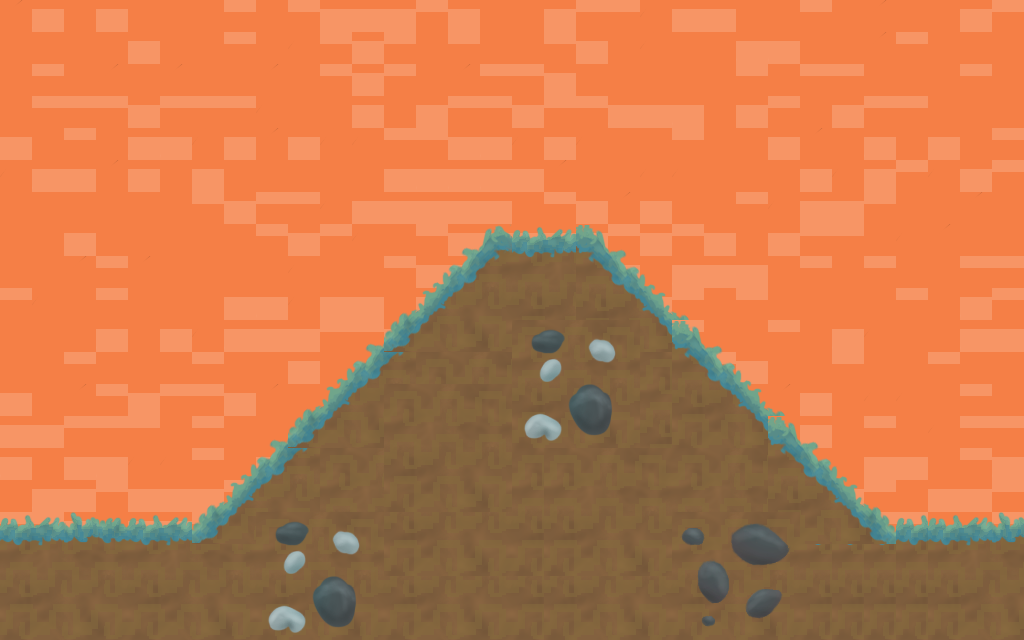

This is a level from a 2D game, rendered from its Tiled map with the project's own tilesets. A one-line summary and the complete map file follow:
An orthogonal 32x20 tile map with 32x32 px tiles, 3 tile layers (background, block1, detail1) and 2 objects.

<map version="1.0" orientation="orthogonal" renderorder="right-down" width="32" height="20" tilewidth="32" tileheight="32" nextobjectid="10">
 <tileset firstgid="1" name="tset_world1" tilewidth="32" tileheight="32" tilecount="800" columns="20">
  <image source="../images/tset_world1.png" width="640" height="1280" />
 </tileset>
 <layer name="background" width="32" height="20">
  <data encoding="csv">
252,269,250,271,312,310,312,290,250,291,270,270,272,291,272,251,310,270,289,290,309,270,272,310,310,292,311,252,250,312,272,292,
312,249,311,251,270,310,311,292,311,309,290,270,290,249,289,311,312,290,270,250,309,250,310,269,269,249,249,252,289,311,250,251,
251,289,250,252,249,252,311,249,252,249,290,272,290,312,252,289,289,271,249,251,250,310,312,291,251,289,290,311,250,312,289,251,
310,290,290,292,269,290,292,291,309,310,249,270,311,272,290,290,271,292,290,269,272,269,249,271,289,311,272,292,289,249,310,250,
271,250,292,251,269,269,309,272,252,271,309,309,291,290,270,269,309,270,309,251,251,291,311,312,270,252,251,269,250,271,251,291,
309,269,271,252,270,311,271,249,250,310,249,250,272,269,269,269,271,252,251,311,309,309,312,312,310,272,309,271,290,309,272,292,
251,311,310,249,312,251,291,272,291,290,309,270,272,272,272,271,311,290,272,252,271,312,251,291,309,271,271,291,251,310,252,310,
310,310,270,251,311,311,251,250,292,271,291,309,312,289,271,272,269,269,270,292,271,290,272,312,272,291,291,251,309,252,251,249,
250,312,252,292,252,250,249,250,310,309,250,311,291,272,272,270,289,310,292,270,312,269,271,271,310,291,311,291,249,310,290,292,
291,309,310,291,250,250,310,270,269,309,271,272,251,270,291,290,310,309,312,311,272,291,250,290,310,251,310,311,289,312,269,289,
251,311,311,269,312,272,309,269,271,272,291,290,269,291,311,290,289,289,270,250,252,292,312,311,290,250,269,309,251,311,269,270,
310,250,291,250,250,312,290,310,312,272,312,312,290,291,310,292,290,249,292,292,271,250,292,272,310,311,291,312,250,289,310,310,
271,249,252,291,270,289,292,269,252,311,252,249,291,251,251,250,291,249,311,272,270,292,292,312,252,269,310,309,309,249,290,251,
272,272,290,289,291,249,290,310,311,252,271,251,251,250,309,251,269,292,290,290,252,291,310,291,249,269,311,290,251,309,290,290,
269,251,270,269,309,309,292,310,270,311,269,289,251,312,290,270,270,269,269,291,269,269,309,272,290,249,251,272,270,251,289,269,
311,269,270,292,271,272,272,289,289,250,250,269,290,270,250,272,309,270,292,290,249,251,292,272,312,269,272,291,311,271,271,292,
290,292,270,311,269,269,289,311,251,250,249,309,309,251,252,290,310,311,291,312,290,311,291,311,289,271,292,291,292,309,250,290,
311,291,251,292,249,311,250,310,291,271,249,249,292,271,309,311,269,291,311,309,289,311,290,311,309,291,290,289,249,311,289,251,
312,309,252,310,291,311,290,249,310,311,250,252,269,311,270,270,309,272,252,292,291,309,269,289,271,311,269,292,250,269,271,251,
269,292,309,271,251,251,311,312,310,251,312,272,292,271,251,312,289,252,251,249,252,309,292,292,311,269,250,292,269,270,270,309
</data>
 </layer>
 <layer name="block1" width="32" height="20">
  <data encoding="csv">
0,0,0,0,0,0,0,0,0,0,0,0,0,0,0,0,0,0,0,0,0,0,0,0,0,0,0,0,0,0,0,0,
0,0,0,0,0,0,0,0,0,0,0,0,0,0,0,0,0,0,0,0,0,0,0,0,0,0,0,0,0,0,0,0,
0,0,0,0,0,0,0,0,0,0,0,0,0,0,0,0,0,0,0,0,0,0,0,0,0,0,0,0,0,0,0,0,
0,0,0,0,0,0,0,0,0,0,0,0,0,0,0,0,0,0,0,0,0,0,0,0,0,0,0,0,0,0,0,0,
0,0,0,0,0,0,0,0,0,0,0,0,0,0,0,0,0,0,0,0,0,0,0,0,0,0,0,0,0,0,0,0,
0,0,0,0,0,0,0,0,0,0,0,0,0,0,0,0,0,0,0,0,0,0,0,0,0,0,0,0,0,0,0,0,
0,0,0,0,0,0,0,0,0,0,0,0,0,0,0,0,0,0,0,0,0,0,0,0,0,0,0,0,0,0,0,0,
0,0,0,0,0,0,0,0,0,0,0,0,9,10,11,12,5,6,169,170,171,172,0,0,0,0,0,0,0,0,0,0,
0,0,0,0,0,0,0,0,0,0,0,0,29,30,31,32,25,26,189,190,191,192,0,0,0,0,0,0,0,0,0,0,
0,0,0,0,0,0,0,0,0,0,0,0,49,50,51,52,45,46,209,210,211,212,0,0,0,0,0,0,0,0,0,0,
0,0,0,0,0,0,0,0,0,9,10,11,69,70,71,72,81,82,83,84,231,169,170,171,172,0,0,0,0,0,0,0,
0,0,0,0,0,0,0,0,0,29,30,31,32,165,166,167,101,102,103,104,165,189,190,191,192,0,0,0,0,0,0,0,
0,0,0,0,0,0,0,0,0,49,50,51,165,166,167,168,121,122,123,124,185,209,210,211,212,0,0,0,0,0,0,0,
0,0,0,0,0,0,9,10,11,69,70,71,185,186,187,188,141,142,143,144,205,229,230,231,169,170,171,172,0,0,0,0,
0,0,0,0,0,0,29,30,31,32,165,166,205,206,207,208,165,165,166,167,168,165,166,167,189,190,191,192,0,0,0,0,
0,0,0,0,0,0,49,50,51,52,185,186,225,226,227,228,185,185,186,187,188,185,186,187,209,210,211,212,0,0,0,0,
5,6,7,8,5,6,69,70,81,82,83,84,205,206,207,208,205,205,206,207,208,85,86,87,88,230,231,232,5,5,6,7,
25,26,27,28,25,26,27,28,101,102,103,104,225,226,227,228,225,225,226,227,228,105,106,107,108,25,25,25,25,25,26,27,
45,46,47,48,45,46,47,48,121,122,123,124,45,46,47,48,45,205,206,207,208,125,126,127,128,45,45,45,45,45,46,47,
65,66,67,68,65,66,67,68,141,142,143,144,65,66,67,68,65,225,226,227,228,145,146,147,148,65,65,65,65,65,66,67
</data>
 </layer>
 <layer name="detail1" width="32" height="20">
  <data encoding="csv">
0,0,0,0,0,0,0,0,0,0,0,0,0,0,0,0,0,0,0,0,0,0,0,0,0,0,0,0,0,0,0,0,
0,0,0,0,0,0,0,0,0,0,0,0,0,0,0,0,0,0,0,0,0,0,0,0,0,0,0,0,0,0,0,0,
0,0,0,0,0,0,0,0,0,0,0,0,0,0,0,0,0,0,0,0,0,0,0,0,0,0,0,0,0,0,0,0,
0,0,0,0,0,0,0,0,0,0,0,0,0,0,0,0,0,0,0,0,0,0,0,0,0,0,0,0,0,0,0,0,
0,0,0,0,0,0,0,0,0,0,0,0,0,0,0,0,0,0,0,0,0,0,0,0,0,0,0,0,0,0,0,0,
0,0,0,0,0,0,0,0,0,0,0,0,0,0,0,0,0,0,0,0,0,0,0,0,0,0,0,0,0,0,0,0,
0,0,0,0,0,0,0,0,0,0,0,0,0,0,0,0,0,0,0,0,0,0,0,0,0,0,0,0,0,0,0,0,
0,0,0,0,0,0,0,0,0,0,0,0,0,0,0,0,0,0,0,0,0,0,0,0,0,0,0,0,0,0,0,0,
0,0,0,0,0,0,0,0,0,0,0,0,0,0,0,0,0,0,0,0,0,0,0,0,0,0,0,0,0,0,0,0,
0,0,0,0,0,0,0,0,0,0,0,0,0,0,0,0,0,0,0,0,0,0,0,0,0,0,0,0,0,0,0,0,
0,0,0,0,0,0,0,0,0,0,0,0,0,0,0,0,0,0,0,0,0,0,0,0,0,0,0,0,0,0,0,0,
0,0,0,0,0,0,0,0,0,0,0,0,0,0,0,0,0,0,0,0,0,0,0,0,0,0,0,0,0,0,0,0,
0,0,0,0,0,0,0,0,0,0,0,0,0,0,0,0,0,0,0,0,0,0,0,0,0,0,0,0,0,0,0,0,
0,0,0,0,0,0,0,0,0,0,0,0,0,0,0,0,0,0,0,0,0,0,0,0,0,0,0,0,0,0,0,0,
0,0,0,0,0,0,0,0,0,0,0,0,0,0,0,0,0,0,0,0,0,0,0,0,0,0,0,0,0,0,0,0,
0,0,0,0,0,0,0,0,0,0,0,0,0,0,0,0,0,0,0,0,0,0,0,0,0,0,0,0,0,0,0,0,
0,0,0,0,0,0,0,0,0,0,0,0,0,0,0,0,0,0,0,0,0,0,0,0,0,0,0,0,0,0,0,0,
0,0,0,0,0,0,0,0,0,0,0,0,0,0,0,0,0,0,0,0,0,0,0,0,0,0,0,0,0,0,0,0,
0,0,0,0,0,0,0,0,0,0,0,0,0,0,0,0,0,0,0,0,0,0,0,0,0,0,0,0,0,0,0,0,
0,0,0,0,0,0,0,0,0,0,0,0,0,0,0,0,0,0,0,0,0,0,0,0,0,0,0,0,0,0,0,0
</data>
 </layer>
 <objectgroup name="objects1">
  <object id="7" x="1" y="543" width="1023" height="96" />
  <object id="8" x="204" y="541">
   <polygon points="0,0 294,-288 387,-289 675,1 675,2" />
  </object>
 </objectgroup>
</map>
